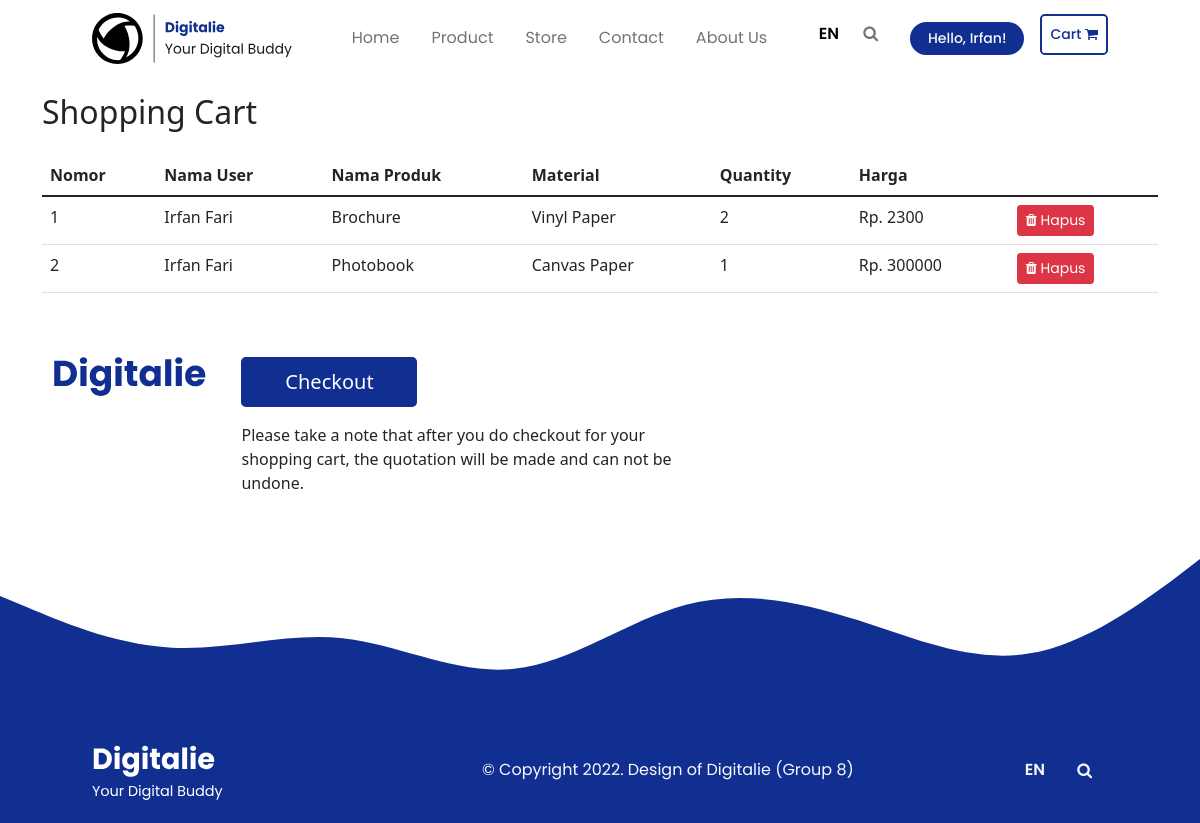
/cart.php (signed in), run on the app's committed database.
### tables this page shows
CREATE TABLE `users` (
  `id` int(11) NOT NULL,
  `fname` varchar(255) NOT NULL,
  `lname` varchar(255) NOT NULL,
  `email` varchar(255) NOT NULL,
  `password` varchar(255) NOT NULL,
  `phone` varchar(255) NOT NULL,
  `address` varchar(255) NOT NULL,
  `role` varchar(255) NOT NULL
);

CREATE TABLE `shopping_cart` (
  `id` int(11) NOT NULL,
  `fname` varchar(255) NOT NULL,
  `lname` varchar(255) NOT NULL,
  `nama_produk` varchar(255) NOT NULL,
  `harga_jual` double NOT NULL,
  `phone` varchar(150) NOT NULL,
  `address` varchar(255) NOT NULL,
  `confirm` varchar(10) NOT NULL,
  `id_material` int(11) NOT NULL,
  `quantity` int(11) NOT NULL,
  `user_id` int(11) NOT NULL
);

CREATE TABLE `material` (
  `id_material` int(11) NOT NULL,
  `nama_material` varchar(150) NOT NULL,
  `deskripsi_material` varchar(255) NOT NULL,
  `harga_beli_material` double NOT NULL,
  `harga_jual_material` double NOT NULL,
  `gambar_material` varchar(255) NOT NULL
);

### cart.php (the view, shortened to what this page needs)
<?php
include_once 'conn.php';
if (!isset($_SESSION['id']) == FALSE) {
    $sql = "SELECT id, fname, lname, email, password, phone, address, role FROM users WHERE id = '$_SESSION[id]'";
} else {
    $sql = "SELECT id, fname, lname, email, password, phone, address, role FROM users";
}
$mysql = $conn->query("SELECT
   * FROM shopping_cart JOIN material ON material.id_material=shopping_cart.id_material WHERE user_id ='$_SESSION[id]'");
$result2 = mysqli_query($conn, $sql);
$row2 = mysqli_fetch_assoc($result2);
?>
<!doctype html>
<html lang="en">
<head>
    <link rel="stylesheet" href="assets/font/font-face.css">
    <link rel="stylesheet" href="bootstrap_custom.css">
    <link rel="stylesheet" href="style.css">
    <link rel="stylesheet" href="https://cdnjs.cloudflare.com/ajax/libs/font-awesome/4.7.0/css/font-awesome.min.css">
    <link href="https://cdn.jsdelivr.net/npm/bootstrap@5.1.3/dist/css/bootstrap.min.css" rel="stylesheet">
</head>
<body>
    <nav class="navbar navbar-expand-md navbar-light px-6 font-regular" id="navbar">
        <div class="container-fluid">
            <a class="navbar-brand" href="main.php">
                <img src="assets/logo.svg" alt="" width="200">
            </a>
            <div class="collapse navbar-collapse" id="navbarsExample04">
                <ul class="navbar-nav mx-auto mb-2 mb-md-0">
                    <li class="nav-item mx-2">
                        <a class="nav-link" aria-current="page" href="main.php">Home</a>
                    </li>
                    <li class="nav-item mx-2 dropdown">
                        <a class="nav-link dropdown" href="" id="navbarDarkDropdownMenuLink" role="button" data-bs-toggle="dropdown" aria-expanded="false">Product</a>
                    </li>
                    <li class="nav-item mx-2">
                        <a class="nav-link" href="main.php#jump-ourstore">Store</a>
                    </li>
                    <li class="nav-item mx-2">
                        <a class="nav-link" href="main.php#jump-contact">Contact</a>
                    </li>
                    <li class="nav-item mx-2">
                        <a class="nav-link" href="main.php#jump-aboutus">About Us</a>
                    </li>
                </ul>
                <ul class="navbar-nav">
                    <li class="nav-item dropdown">
                        <a class="nav-link dropdown font-semibold text-black" href="#" id="navbarDarkDropdownMenuLink" role="button" data-bs-toggle="dropdown" aria-expanded="false">
                            EN
                        </a>
                    </li>
                    <li class="nav-item mx-2">
                        <a class="nav-link" id="search-button" href="#searchForm" data-target="#searchForm" role="button" aria-expanded="false" data-bs-toggle="collapse">
                            <i class="fa fa-search"></i>
                        </a>
                    </li>
                    <li class="nav-item dropdown mx-2">
                        <a class="nav-link dropdown font-semibold text-black" href="#" id="navbarDarkDropdownMenuLink" role="button" data-bs-toggle="dropdown" aria-expanded="false">
                            <?php if (isset($_SESSION['role']) && $_SESSION['role']) {
                            ?>
                                <?php
                                echo "<button class='btn btn-sm font-medium button-theme text-light rounded-pill px-3' type='button'>Hello, " . $row2['fname'] . "!" . "</button>";
                                ?>
                            <?php } else { ?>
                                <button class="btn btn-sm font-medium button-theme text-light rounded-pill px-3" type="button">Hello, Guest!</button>
                            <?php }  ?>
                        </a>
                    </li>
                    <?php if (isset($_SESSION['role']) && $_SESSION['role'] == "customer") {
                    ?>
                        <?php
                        echo "<li class='nav-item'>
                            <a class='nav-link position-relative btn btn-sm font-medium button-theme2 rounded-3' type='button' href='cart.php'>Cart <i class='fa fa-shopping-cart' aria-hidden='true'></i></a></li>";
                        ?>
                    <?php } else { ?>
                    <?php }  ?>
            </div>
        </div>
    </nav>
    <div class="container">
        <h1 class="h2 mt-3">Shopping Cart</h1>
        <div class="table-responsive mt-4" style="min-height: 300px;">
            <table class="table table-hover">
                <thead class="thead-dark">
                    <th>Nomor</th>
                    <th>Nama User</th>
                    <th>Nama Produk</th>
                    <th>Material</th>
                    <th>Quantity</th>
                    <th>Harga</th>
                </thead>
                <?php
                $i = 0;
                while ($row = $mysql->fetch_assoc()) :
                    $i++;
                ?>
                    <tr>
                        <td class="font-weight-bold"><?= $i; ?></td>
                        <td><?= $row['fname']; ?> <?= $row['lname']; ?></td>
                        <td><?= $row['nama_produk']; ?></td>
                        <td><?= $row['nama_material']; ?></td>
                        <td><?= $row['quantity']; ?></td>
                        <td class="font-weight-bold">Rp. <?= $row['harga_jual']; ?></td>
                        <td>
                            <a class="btn btn-sm btn-danger font-regular" href="crud_cart.php?action=delete&id=<?= $row['id']; ?>" onclick="return confirm('Are you sure want to delete this record?')">
                                <i class="fa fa-trash" aria-hidden="true"></i> Hapus</a>
                        </td>
                    </tr>
                    <form action='cart_process.php' method="post">
                    <?php endwhile; ?>
            </table>
            <div class="container d-flex justify-content-between py-5">
                <div>
                    <img src="assets/Digitalie.svg" alt="">
                </div>
                <div>
                    <button  class="btn btn-lg btn-primary btn-block" id="button-proceed" type="submit">Checkout</button>
                    <p class="d-block w-50 mt-3">Please take a note that after you do checkout for your shopping cart, the quotation will be made and can not be undone.</p>
                </div>
            </div>
        </div>
    </div>
    <footer>
        <img src="assets/footer.svg" alt="" width="100%">
        <nav class="navbar bottom navbar-expand-sm navbar-dark blue-background px-6 pb-3">
            <div class="container-fluid">
                <a class="navbar-brand" href="#"><img src="assets/logo_footer.svg" width="60%" alt=""></a>
                <div class="text-light font-regular">© Copyright 2022. Design of Digitalie (Group 8)</div>
                <ul class="navbar-nav">
                    <li class="nav-item dropup mx-2">
                        <a class="nav-link dropup font-semibold text-light" href="#" id="navbarDarkDropdownMenuLinkBottom" role="button" data-bs-toggle="dropdown" aria-expanded="false">
                            EN
                        </a>
                    </li>
                    <li class="nav-item mx-2">
                        <a class="nav-link" id="search-button" href="#searchForm" data-target="#searchForm" role="button" aria-expanded="false" data-bs-toggle="collapse">
                            <i class="fa fa-search text-light"></i>
                        </a>
                    </li>
                </ul>
            </div>
        </nav>
    </footer>
</body>
</html>

### style.css (style rules this page uses)
:root { --blue-theme: #112f91; }
body { margin: 0; padding: 0; }
html { scroll-behavior: smooth !important; }
html,body { overflow-x: hidden; }
.blue-background { background-color: var(--blue-theme); }
.container { margin-bottom: 0; }
#navbarsExample04 { transition: height 0.35s ease; }
.font-semibold { font-family: "Poppins Semibold"; }
.font-regular { font-family: "Poppins Regular"; }
.font-medium { font-family: "Poppins Medium"; }
#button-proceed { min-width: 11rem; background-color: var(--blue-theme); border: 2px solid var(--blue-theme); }
footer img { max-width: 100%; }
.button-theme { background-color: var(--blue-theme) !important; border: 2px solid var(--blue-theme) !important; }
.button-theme2 { color: var(--blue-theme) !important; background-color: white !important; border: 2px solid var(--blue-theme) !important; }

### data on the page
users: fname "Irfan"
shopping_cart: fname "Irfan", lname "Fari", nama_produk "Brochure", id_material.nama_material "Vinyl Paper", quantity "2", harga_jual "2300"
shopping_cart: fname "Irfan", lname "Fari", nama_produk "Photobook", id_material.nama_material "Canvas Paper", quantity "1", harga_jual "300000"
